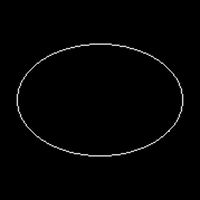
%> input picture 形状/oval/100.png, 200 x 200 px; its folder holds 4 pictures in this run
$ octave test4.m   (GNU Octave 9; MATLAB toolbox functions it lacks are replaced by stand-ins)
%> lines starting %> are read from the running program, lines starting %| are printed output that depends on the picture; in (x1, y1, x2, y2) boxes, pixels count from 0 and x2, y2 are one past the last pixel; in counts of white or black regions, pixels touching at a corner belong together; the program's own positions count from 1
clc;
clear all;
file_path='C:\Users\dell\Desktop\毕设2\形状\oval\';
img_path_list=dir(strcat(file_path,'*.png'));
img_num=length(img_path_list);
for pn=1:img_num
    image_name = img_path_list(pn).name;
    img_origin =  imread(strcat(file_path,image_name));
%> img_origin is the input picture: size 200x200 uint8; min 0, max 232, mean 3.1
    im = imbinarize(img_origin);
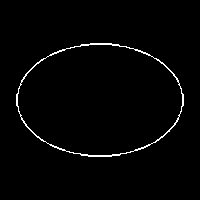
%> im: size 200x200 logical; 1.7% white in thin lines or dots, all inside (x1, y1, x2, y2) = (16, 43, 184, 157)
    b = bwboundaries(im);
%> b = 2 boundaries; box (x1, y1, x2, y2) and points: (16, 43, 184, 157) 402, (18, 45, 182, 155) 393
    boundary = b{1};
%> boundary = 402 rows, first 12: [95 17; 94 18; 93 19; 92 19; 91 19; 90 19; 89 19; 88 20; 87 20; 86 21; 85 21; 84 21]
    np=length(boundary);
%> np = 402
    s=sum(boundary,1);
%> s = [40437 40390]
    x=s(1,2)./np;
%> x = 100.5
    y=s(1,1)./np;
%> y = 100.6
    d=sqrt((boundary(:,2)-x).^2+(boundary(:,1)-y).^2);
%> d = 402 values, max 83.71 at index 190, min 56.41 at index 297, mean 68.68
    x=1:np;
%> x = 402 values from 1 to 402
    y=d;
%> y has the same summary as d
    N=100;
    xi=linspace(1,np,N);
%> xi = 100 values from 1 to 402
    yi=spline(x,y,xi);
%> yi = 100 values, max 83.66 at index 1, min 56.41 at index 74, mean 68.79
    xii=(0:N-1);
    yii=yi;
%> yii has the same summary as yi
    fd=fft(yii,N);
%     fd(1)=0;
    fd=fd./abs(fd(1));
    v=fd(1:35);
    v=v';
%     v=abs(v);
%     data=v;
    data=[real(v);imag(v)];
%> data = 70 values, max 1 at index 1, min -0.0226 at index 38, mean 0.0154
    filename=[num2str(pn) '.mat'];
    save(['E:\形状\test\oval\', filename], 'data')
end
%> pass 2 of the loop `for pn=1:img_num`:
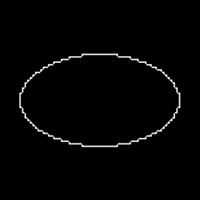
%> input picture 形状/oval/2.png, 200 x 200 px
%> img_origin is the input picture: size 200x200 uint8; min 0, max 255, mean 3.9
%> `im = imbinarize(img_origin);`:
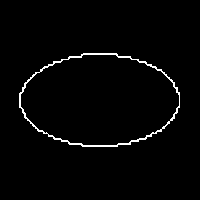
%> im: size 200x200 logical; 2% white in thin lines or dots, all inside (x1, y1, x2, y2) = (19, 53, 180, 147)
%> b = 2 boundaries; box (x1, y1, x2, y2) and points: (19, 53, 180, 147) 427, (21, 55, 179, 145) 365
%> boundary = 427 rows, first 12: [94 20; 93 21; 93 22; 92 23; 91 23; 90 23; 89 23; 88 23; 88 24; 87 25; 86 25; 85 25]
%> np = 427
%> s = [43103 43018]
%> `x=s(1,2)./np;`: x = 100.7
%> `y=s(1,1)./np;`: y = 100.9
%> d = 427 values, max 81.05 at index 413, min 46.06 at index 315, mean 62.13
%> `x=1:np;`: x = 427 values from 1 to 427
%> `y=d;`: y has the same summary as d
%> xi = 100 values from 1 to 427
%> yi = 100 values, max 81.04 at index 1, min 46.06 at index 74, mean 62.25
%> yii has the same summary as yi
%> data = 70 values, max 1 at index 1, min -0.0335 at index 38, mean 0.0158
%> pass 3 of the loop `for pn=1:img_num`:
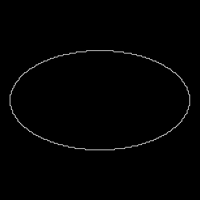
%> input picture 形状/oval/21.png, 200 x 200 px
%> img_origin is the input picture: size 200x200 uint8; min 0, max 195, mean 2.2
%> `im = imbinarize(img_origin);`:
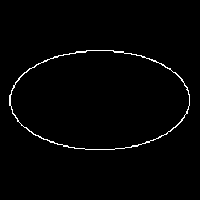
%> im: size 200x200 logical; 1.5% white in thin lines or dots, all inside (x1, y1, x2, y2) = (9, 50, 190, 150)
%> b = 2 boundaries; box (x1, y1, x2, y2) and points: (9, 50, 190, 150) 423, (11, 51, 189, 149) 406
%> boundary = 423 rows, first 12: [96 10; 95 11; 94 12; 93 12; 92 12; 91 12; 90 13; 89 13; 88 14; 87 14; 86 14; 86 15]
%> np = 423
%> s = [42667 42333]
%> `x=s(1,2)./np;`: x = 100.1
%> `y=s(1,1)./np;`: y = 100.9
%> d = 423 values, max 90.22 at index 413, min 49.13 at index 312, mean 68
%> `x=1:np;`: x = 423 values from 1 to 423
%> `y=d;`: y has the same summary as d
%> xi = 100 values from 1 to 423
%> yi = 100 values, max 90.21 at index 1, min 49.13 at index 74, mean 68.18
%> yii has the same summary as yi
%> data = 70 values, max 1 at index 1, min -0.0335 at index 38, mean 0.0161
%> the loop made 4 passes; the first 3 are shown
